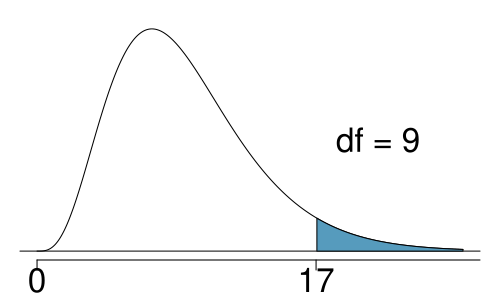

The R source for this figure:
chiTail <- function(df, U, showdf = TRUE, axes = TRUE){
	par(mar=c(2, 1, 1, 1), mgp=c(2.1, 0.8, 0), las=1)
	
	sd <- sqrt(2*df)
	xmax <- max(df + 4.000102*sd,U+2)
	x <- seq(0, xmax, 0.05)
	y <- dchisq(x, df)
	plot(x, y, type='l', axes=FALSE)

	if(axes == TRUE){
		abline(h=0)
		axis(1, at=c(0,U,xmax+3), label = c(0,U,NA), cex.axis = 2)		
	}
	if(axes == FALSE){
		lines(c(0,xmax), c(0,0))
	}
	
	if(showdf == TRUE){
		text(x = 0.8*xmax, y = 0.5*max(y), paste("df =",df), cex = 2)	
	}	
	
	these <- which(x > U)
	X <- x[c(these[1], these, rev(these)[1])]
	Y <- c(0, y[these], 0)
	polygon(X, Y, col='#569BBD')
}

pdf('above17WithDF9.pdf', 5, 3)

chiTail(df = 9, U = 17)

dev.off()
